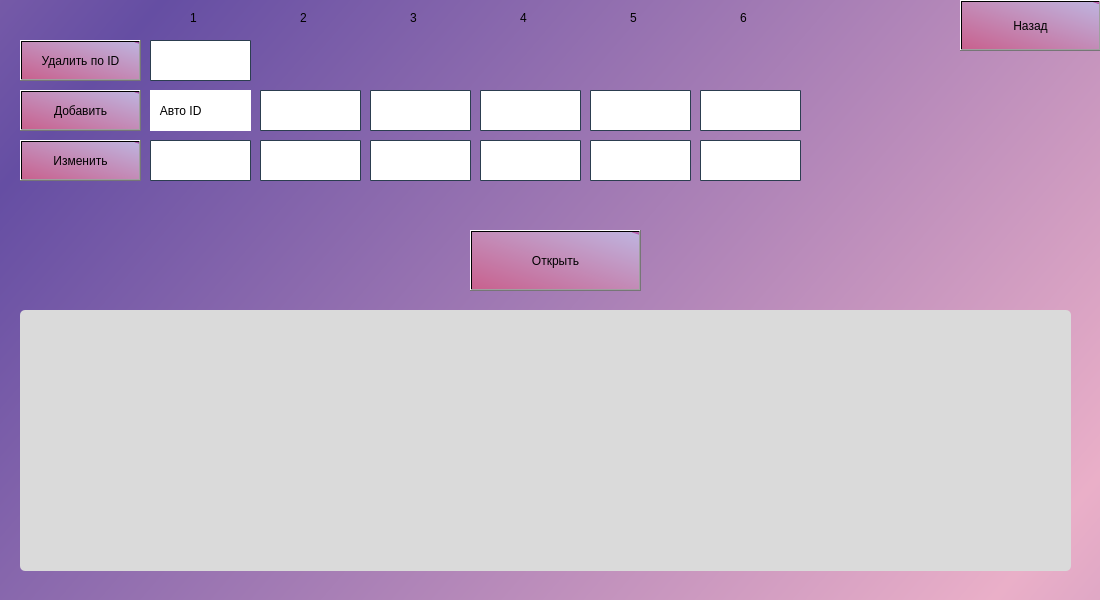
<?xml version="1.0" encoding="UTF-8"?>
<ui version="4.0">
 <class>MainWindow</class>
 <widget class="QMainWindow" name="MainWindow">
  <property name="geometry">
   <rect>
    <x>0</x>
    <y>0</y>
    <width>1100</width>
    <height>600</height>
   </rect>
  </property>
  <property name="minimumSize">
   <size>
    <width>1100</width>
    <height>600</height>
   </size>
  </property>
  <property name="maximumSize">
   <size>
    <width>1100</width>
    <height>600</height>
   </size>
  </property>
  <property name="sizeIncrement">
   <size>
    <width>1100</width>
    <height>600</height>
   </size>
  </property>
  <property name="baseSize">
   <size>
    <width>1100</width>
    <height>600</height>
   </size>
  </property>
  <property name="windowTitle">
   <string>drivers</string>
  </property>
  <property name="styleSheet">
   <string notr="true">font: 75 8pt &quot;Courier&quot;;
background-color: qlineargradient(spread:reflect, x1:0, y1:0.318, x2:1, y2:0.784, stop:0 rgba(101, 78, 163, 1), stop:1 rgba(234, 175, 200, 1));</string>
  </property>
  <widget class="QWidget" name="centralwidget">
   <widget class="QTableWidget" name="tableWidget">
    <property name="geometry">
     <rect>
      <x>20</x>
      <y>310</y>
      <width>1051</width>
      <height>261</height>
     </rect>
    </property>
    <property name="styleSheet">
     <string notr="true">background-color: rgb(218, 218, 218);
border-radius: 5px;</string>
    </property>
    <property name="dragEnabled">
     <bool>true</bool>
    </property>
   </widget>
   <widget class="QPushButton" name="Dell">
    <property name="geometry">
     <rect>
      <x>20</x>
      <y>40</y>
      <width>121</width>
      <height>41</height>
     </rect>
    </property>
    <property name="styleSheet">
     <string notr="true">font: 12pt &quot;Yu Gothic UI&quot;;
background-color: qlineargradient(spread:pad, x1:0, y1:1, x2:1, y2:0, stop:0 rgba(200, 97, 142, 255), stop:0.971591 rgba(191, 178, 221, 255), stop:0.98 rgba(185, 86, 169, 255), stop:1 rgba(185, 86, 169, 0));
border: (none);</string>
    </property>
    <property name="text">
     <string>Удалить по ID</string>
    </property>
   </widget>
   <widget class="QPushButton" name="Add">
    <property name="geometry">
     <rect>
      <x>20</x>
      <y>90</y>
      <width>121</width>
      <height>41</height>
     </rect>
    </property>
    <property name="styleSheet">
     <string notr="true">font: 14pt &quot;Yu Gothic UI&quot;;
background-color: qlineargradient(spread:pad, x1:0, y1:1, x2:1, y2:0, stop:0 rgba(200, 97, 142, 255), stop:0.971591 rgba(191, 178, 221, 255), stop:0.98 rgba(185, 86, 169, 255), stop:1 rgba(185, 86, 169, 0));
border: (none);</string>
    </property>
    <property name="text">
     <string>Добавить</string>
    </property>
   </widget>
   <widget class="QPushButton" name="Change">
    <property name="geometry">
     <rect>
      <x>20</x>
      <y>140</y>
      <width>121</width>
      <height>41</height>
     </rect>
    </property>
    <property name="styleSheet">
     <string notr="true">font: 14pt &quot;Yu Gothic UI&quot;;
background-color: qlineargradient(spread:pad, x1:0, y1:1, x2:1, y2:0, stop:0 rgba(200, 97, 142, 255), stop:0.971591 rgba(191, 178, 221, 255), stop:0.98 rgba(185, 86, 169, 255), stop:1 rgba(185, 86, 169, 0));
border: (none);</string>
    </property>
    <property name="text">
     <string>Изменить</string>
    </property>
   </widget>
   <widget class="QPushButton" name="Back">
    <property name="geometry">
     <rect>
      <x>960</x>
      <y>0</y>
      <width>141</width>
      <height>51</height>
     </rect>
    </property>
    <property name="styleSheet">
     <string notr="true">font: 14pt &quot;Yu Gothic UI&quot;;
background-color: qlineargradient(spread:pad, x1:0, y1:1, x2:1, y2:0, stop:0 rgba(200, 97, 142, 255), stop:0.971591 rgba(191, 178, 221, 255), stop:0.98 rgba(185, 86, 169, 255), stop:1 rgba(185, 86, 169, 0));
border: (none);</string>
    </property>
    <property name="text">
     <string>Назад</string>
    </property>
   </widget>
   <widget class="QLineEdit" name="DellLine">
    <property name="geometry">
     <rect>
      <x>150</x>
      <y>40</y>
      <width>101</width>
      <height>41</height>
     </rect>
    </property>
    <property name="styleSheet">
     <string notr="true">/* Стили для поля ввода */
QLineEdit {
    border: 1px solid #2c3e50;
    border-radius: 1px;
    padding: 8px;
    font-size: 13px;
    
	background-color: rgb(255, 255, 255);
}

/* Стили для поля ввода при получении фокуса */
QLineEdit:focus {
    border-color: #34495e;
}
</string>
    </property>
    <property name="text">
     <string/>
    </property>
   </widget>
   <widget class="QLineEdit" name="AddLine">
    <property name="geometry">
     <rect>
      <x>260</x>
      <y>90</y>
      <width>101</width>
      <height>41</height>
     </rect>
    </property>
    <property name="styleSheet">
     <string notr="true">/* Стили для поля ввода */
QLineEdit {
    border: 1px solid #2c3e50;
    border-radius: 1px;
    padding: 8px;
    font-size: 13px;
    
	background-color: rgb(255, 255, 255);
}

/* Стили для поля ввода при получении фокуса */
QLineEdit:focus {
    border-color: #34495e;
}
</string>
    </property>
   </widget>
   <widget class="QLineEdit" name="ChangeLine_1">
    <property name="geometry">
     <rect>
      <x>260</x>
      <y>140</y>
      <width>101</width>
      <height>41</height>
     </rect>
    </property>
    <property name="styleSheet">
     <string notr="true">/* Стили для поля ввода */
QLineEdit {
    border: 1px solid #2c3e50;
    border-radius: 1px;
    padding: 8px;
    font-size: 13px;
    
	background-color: rgb(255, 255, 255);
}

/* Стили для поля ввода при получении фокуса */
QLineEdit:focus {
    border-color: #34495e;
}
</string>
    </property>
   </widget>
   <widget class="QLineEdit" name="ChangeLine">
    <property name="geometry">
     <rect>
      <x>150</x>
      <y>140</y>
      <width>101</width>
      <height>41</height>
     </rect>
    </property>
    <property name="styleSheet">
     <string notr="true">/* Стили для поля ввода */
QLineEdit {
    border: 1px solid #2c3e50;
    border-radius: 1px;
    padding: 8px;
    font-size: 13px;
    
	background-color: rgb(255, 255, 255);
}

/* Стили для поля ввода при получении фокуса */
QLineEdit:focus {
    border-color: #34495e;
}
</string>
    </property>
   </widget>
   <widget class="QLineEdit" name="AddLine_2">
    <property name="geometry">
     <rect>
      <x>370</x>
      <y>90</y>
      <width>101</width>
      <height>41</height>
     </rect>
    </property>
    <property name="styleSheet">
     <string notr="true">/* Стили для поля ввода */
QLineEdit {
    border: 1px solid #2c3e50;
    border-radius: 1px;
    padding: 8px;
    font-size: 13px;
    
	background-color: rgb(255, 255, 255);
}

/* Стили для поля ввода при получении фокуса */
QLineEdit:focus {
    border-color: #34495e;
}
</string>
    </property>
   </widget>
   <widget class="QLineEdit" name="AddLine_3">
    <property name="geometry">
     <rect>
      <x>480</x>
      <y>90</y>
      <width>101</width>
      <height>41</height>
     </rect>
    </property>
    <property name="styleSheet">
     <string notr="true">/* Стили для поля ввода */
QLineEdit {
    border: 1px solid #2c3e50;
    border-radius: 1px;
    padding: 8px;
    font-size: 13px;
    
	background-color: rgb(255, 255, 255);
}

/* Стили для поля ввода при получении фокуса */
QLineEdit:focus {
    border-color: #34495e;
}
</string>
    </property>
   </widget>
   <widget class="QLineEdit" name="AddLine_4">
    <property name="geometry">
     <rect>
      <x>590</x>
      <y>90</y>
      <width>101</width>
      <height>41</height>
     </rect>
    </property>
    <property name="styleSheet">
     <string notr="true">/* Стили для поля ввода */
QLineEdit {
    border: 1px solid #2c3e50;
    border-radius: 1px;
    padding: 8px;
    font-size: 13px;
    
	background-color: rgb(255, 255, 255);
}

/* Стили для поля ввода при получении фокуса */
QLineEdit:focus {
    border-color: #34495e;
}
</string>
    </property>
   </widget>
   <widget class="QLineEdit" name="ChangeLine_2">
    <property name="geometry">
     <rect>
      <x>370</x>
      <y>140</y>
      <width>101</width>
      <height>41</height>
     </rect>
    </property>
    <property name="styleSheet">
     <string notr="true">/* Стили для поля ввода */
QLineEdit {
    border: 1px solid #2c3e50;
    border-radius: 1px;
    padding: 8px;
    font-size: 13px;
    
	background-color: rgb(255, 255, 255);
}

/* Стили для поля ввода при получении фокуса */
QLineEdit:focus {
    border-color: #34495e;
}
</string>
    </property>
   </widget>
   <widget class="QLineEdit" name="ChangeLine_3">
    <property name="geometry">
     <rect>
      <x>480</x>
      <y>140</y>
      <width>101</width>
      <height>41</height>
     </rect>
    </property>
    <property name="styleSheet">
     <string notr="true">/* Стили для поля ввода */
QLineEdit {
    border: 1px solid #2c3e50;
    border-radius: 1px;
    padding: 8px;
    font-size: 13px;
    
	background-color: rgb(255, 255, 255);
}

/* Стили для поля ввода при получении фокуса */
QLineEdit:focus {
    border-color: #34495e;
}
</string>
    </property>
   </widget>
   <widget class="QLineEdit" name="ChangeLine_4">
    <property name="geometry">
     <rect>
      <x>590</x>
      <y>140</y>
      <width>101</width>
      <height>41</height>
     </rect>
    </property>
    <property name="styleSheet">
     <string notr="true">/* Стили для поля ввода */
QLineEdit {
    border: 1px solid #2c3e50;
    border-radius: 1px;
    padding: 8px;
    font-size: 13px;
    
	background-color: rgb(255, 255, 255);
}

/* Стили для поля ввода при получении фокуса */
QLineEdit:focus {
    border-color: #34495e;
}
</string>
    </property>
   </widget>
   <widget class="QLineEdit" name="AddLine_5">
    <property name="geometry">
     <rect>
      <x>700</x>
      <y>90</y>
      <width>101</width>
      <height>41</height>
     </rect>
    </property>
    <property name="styleSheet">
     <string notr="true">/* Стили для поля ввода */
QLineEdit {
    border: 1px solid #2c3e50;
    border-radius: 1px;
    padding: 8px;
    font-size: 13px;
    
	background-color: rgb(255, 255, 255);
}

/* Стили для поля ввода при получении фокуса */
QLineEdit:focus {
    border-color: #34495e;
}
</string>
    </property>
   </widget>
   <widget class="QLineEdit" name="ChangeLine_5">
    <property name="geometry">
     <rect>
      <x>700</x>
      <y>140</y>
      <width>101</width>
      <height>41</height>
     </rect>
    </property>
    <property name="styleSheet">
     <string notr="true">/* Стили для поля ввода */
QLineEdit {
    border: 1px solid #2c3e50;
    border-radius: 1px;
    padding: 8px;
    font-size: 13px;
    
	background-color: rgb(255, 255, 255);
}

/* Стили для поля ввода при получении фокуса */
QLineEdit:focus {
    border-color: #34495e;
}
</string>
    </property>
   </widget>
   <widget class="QLabel" name="label">
    <property name="geometry">
     <rect>
      <x>190</x>
      <y>10</y>
      <width>16</width>
      <height>16</height>
     </rect>
    </property>
    <property name="styleSheet">
     <string notr="true">font: 14pt &quot;Yu Gothic UI&quot;;background: rgba(0,0,0,0.0);;</string>
    </property>
    <property name="text">
     <string>1</string>
    </property>
   </widget>
   <widget class="QLabel" name="label_3">
    <property name="geometry">
     <rect>
      <x>300</x>
      <y>10</y>
      <width>16</width>
      <height>16</height>
     </rect>
    </property>
    <property name="styleSheet">
     <string notr="true">font: 14pt &quot;Yu Gothic UI&quot;;background: rgba(0,0,0,0.0);;</string>
    </property>
    <property name="text">
     <string>2</string>
    </property>
   </widget>
   <widget class="QLabel" name="label_5">
    <property name="geometry">
     <rect>
      <x>520</x>
      <y>10</y>
      <width>16</width>
      <height>16</height>
     </rect>
    </property>
    <property name="styleSheet">
     <string notr="true">font: 14pt &quot;Yu Gothic UI&quot;;background: rgba(0,0,0,0.0);;</string>
    </property>
    <property name="text">
     <string>4</string>
    </property>
   </widget>
   <widget class="QLabel" name="label_6">
    <property name="geometry">
     <rect>
      <x>630</x>
      <y>10</y>
      <width>16</width>
      <height>16</height>
     </rect>
    </property>
    <property name="styleSheet">
     <string notr="true">font: 14pt &quot;Yu Gothic UI&quot;;background: rgba(0,0,0,0.0);;</string>
    </property>
    <property name="text">
     <string>5</string>
    </property>
   </widget>
   <widget class="QLabel" name="label_4">
    <property name="geometry">
     <rect>
      <x>410</x>
      <y>10</y>
      <width>16</width>
      <height>16</height>
     </rect>
    </property>
    <property name="styleSheet">
     <string notr="true">font: 14pt &quot;Yu Gothic UI&quot;;background: rgba(0,0,0,0.0);;</string>
    </property>
    <property name="text">
     <string>3</string>
    </property>
   </widget>
   <widget class="QLabel" name="label_7">
    <property name="geometry">
     <rect>
      <x>740</x>
      <y>10</y>
      <width>16</width>
      <height>16</height>
     </rect>
    </property>
    <property name="styleSheet">
     <string notr="true">font: 14pt &quot;Yu Gothic UI&quot;;background: rgba(0,0,0,0.0);;</string>
    </property>
    <property name="text">
     <string>6</string>
    </property>
   </widget>
   <widget class="QPushButton" name="Open">
    <property name="geometry">
     <rect>
      <x>470</x>
      <y>230</y>
      <width>171</width>
      <height>61</height>
     </rect>
    </property>
    <property name="styleSheet">
     <string notr="true">font: 14pt &quot;Yu Gothic UI&quot;;
background-color: qlineargradient(spread:pad, x1:0, y1:1, x2:1, y2:0, stop:0 rgba(200, 97, 142, 255), stop:0.971591 rgba(191, 178, 221, 255), stop:0.98 rgba(185, 86, 169, 255), stop:1 rgba(185, 86, 169, 0));
border: (none);</string>
    </property>
    <property name="text">
     <string>Открыть</string>
    </property>
   </widget>
   <widget class="QLabel" name="label_2">
    <property name="geometry">
     <rect>
      <x>150</x>
      <y>90</y>
      <width>101</width>
      <height>41</height>
     </rect>
    </property>
    <property name="styleSheet">
     <string notr="true">font: 15pt &quot;Yu Gothic UI&quot;;
;
gridline-color: rgb(0, 0, 0);
background-color: rgb(255, 255, 255);</string>
    </property>
    <property name="text">
     <string>   Авто ID</string>
    </property>
   </widget>
  </widget>
 </widget>
 <resources/>
 <connections/>
</ui>
